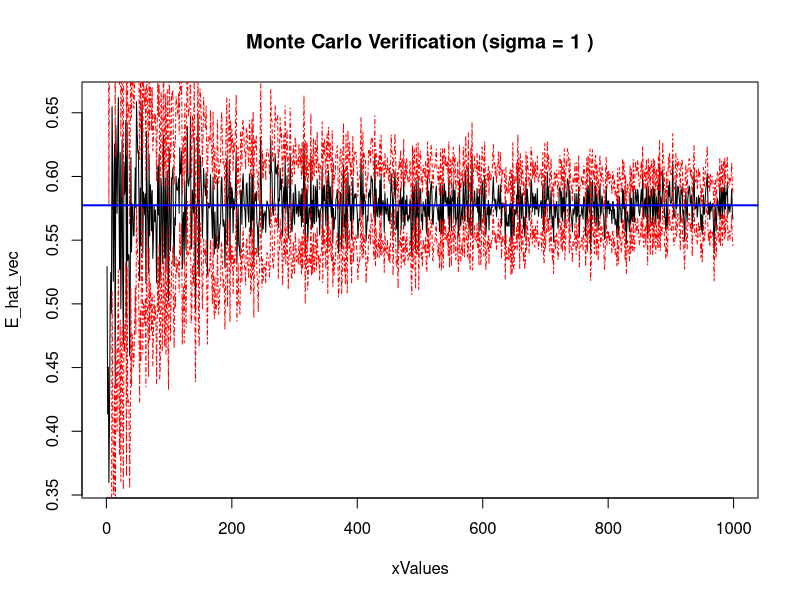
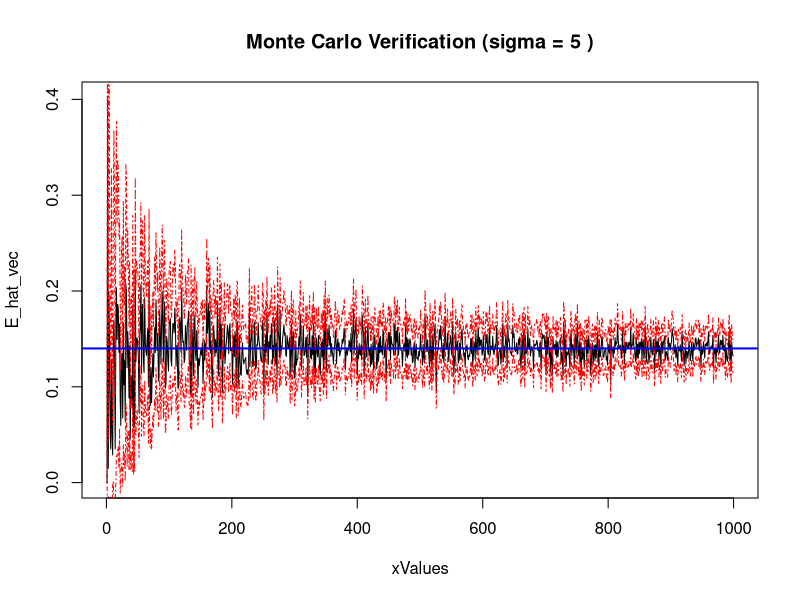
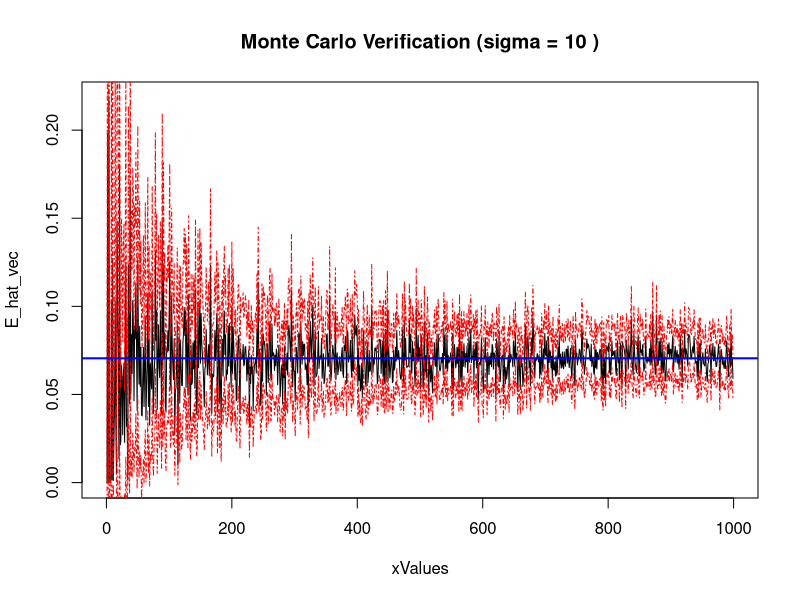

Here is the R script that generated these plots, in order:
basicMonteCarloInt_normal = function(n, sigma) {
  
  E_hat_vec = rep(0, (n-1));
  upperConfBound_vec = rep(0, (n-1));
  lowerConfBound_vec = rep(0, (n-1));
  
  actual_expectation = 1/sqrt(2*sigma^2 + 1);
  
  for (j in 1:(n-1)) {
    normSample = rnorm((j+1), mean = 0, sd = sigma);
    E_hat_vec[j] = mean(exp(-normSample^2));
    estVar = mean((exp(-normSample^2) - E_hat_vec[j])^2)/j;
    upperConfBound_vec[j] = E_hat_vec[j] + 1.96*sqrt(estVar);
    lowerConfBound_vec[j] = E_hat_vec[j] - 1.96*sqrt(estVar);
  }
  
  xValues = seq(1, (n-1), 1);
  plot(xValues, E_hat_vec, type = "l",
       main = paste("Monte Carlo Verification (sigma =", sigma, ")"));
  lines(xValues, upperConfBound_vec, col = "red", lty = 4);
  lines(xValues, lowerConfBound_vec, col = "red", lty = 4);
  abline(h = actual_expectation, col = "blue", lwd = 2);
  
  
}

basicMonteCarloInt_normal(1000, 1)
basicMonteCarloInt_normal(1000, 5)
basicMonteCarloInt_normal(1000, 10)
